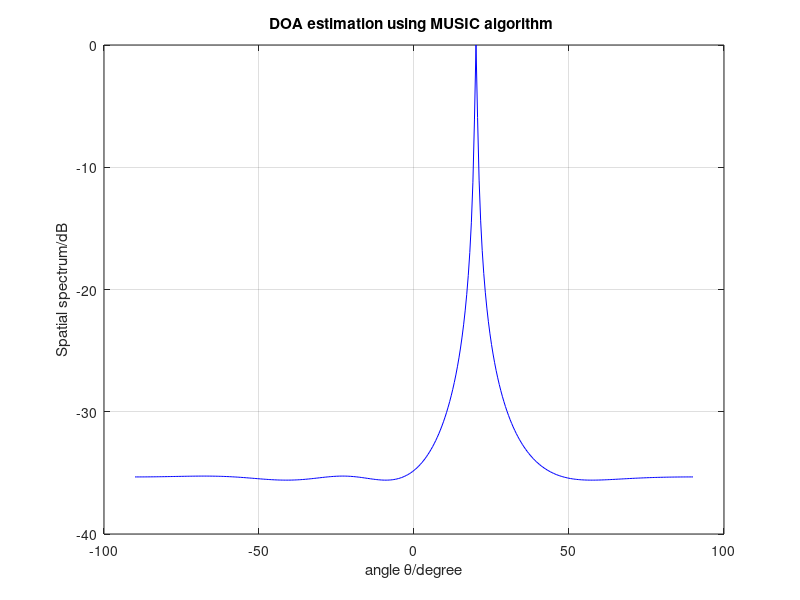

Source code (MATLAB):
clc
clear all;

doa = (20)/180*pi; % Direction of arrival of Source
N = 200; % No. of Snapshots
w = (pi/2)'; % Frequency
M = 4; % Number of array elements
P = length(w); % Number of signal
lambda = 150; % Wavelength
d = lambda/2; % Array element spacing
snr = 0; % Signal to Noise Ratio

%% Constructing the Steering matrix
D = zeros(P,M); % To create a matrix with P row and M column
for k = 1:P
    D(k,:) = exp(-1j*2*pi*d*sin(doa(k))/lambda*(0:M-1)); % Generating the matrix
end

D = D'; % Inverting the matrix
xx = 2*exp(1j*(w*(1:N))); % Simulated signal
x = D*xx; % obtained final signal
x = x+awgn(x,snr); % Adding Gaussian white noise

%% Estimating the covariance matrix
R = x*x'; % Data covarivance matrix

%% Finding the noise subspace
[N,V] = eig(R); % Find the eigenvalues and eigenvectors of R
NoiseSub = N(:,1:M-P); % Estimate noise subspace

%% Estimating DOA

theta = -90:0.5:90; % Peak search
for ii = 1:length(theta)
a = zeros(1,length(M));
for jj = 0:M-1
    a(1+jj) = exp(-1j*2*jj*pi*d*sin(theta(ii)/180*pi)/lambda); 
end
PP = (a)*(NoiseSub)*(NoiseSub)'*(a)'; 
music(ii) = abs(1/ PP);
end

music = 10*log10(music/max(music)); % Spatial spectrum function

plot(theta,music,'b')
xlabel('angle \theta/degree')
ylabel('Spatial spectrum/dB')
title('DOA estimation using MUSIC algorithm ')
grid on